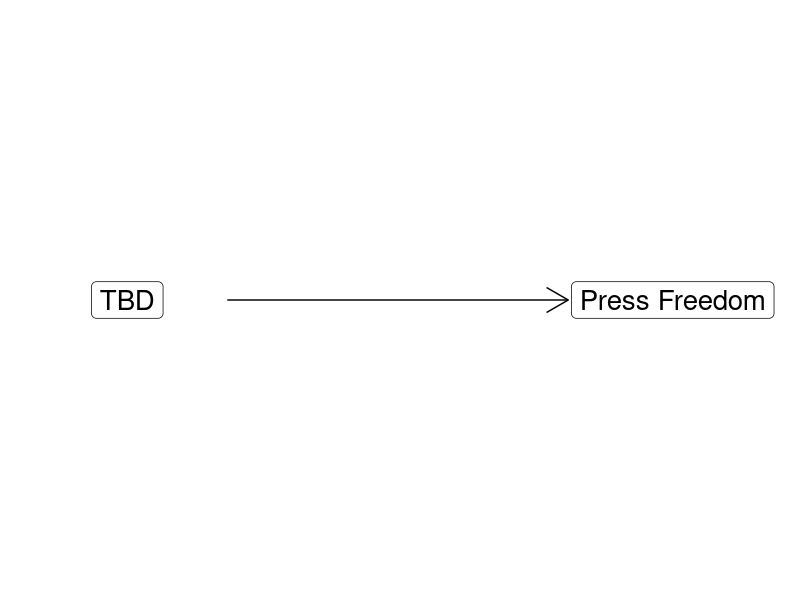

Write the R code that produced this figure.
## ---- chunk 1
#  background-size="1920px 1080px"
library(tidyverse)
## ---- chunk 2
## Manual DAG
d1 <- tibble(
  x = c(-3, 3),
  y = c(1, 1),
  labels = c("TBD", "Press Freedom")
)

ggplot(data = d1, aes(x = x, y = y)) +
  geom_point(size = 8) +
  theme_void() +
  coord_cartesian(xlim = c(-4, 4)) +
  geom_label(aes(label = labels), size = 7) +
  annotate("segment", x = -1.9, xend = 1.85, y = 1, yend = 1, arrow = arrow())
